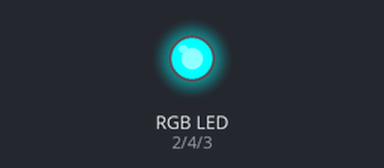
Simulated run of this sketch. Board: Arduino Uno, built with avr-gcc and run on an emulated ATmega328P. Parts: an RGB LED mixed from three pins (HIGH = lit).

Above: at 0.5 s.
At 1.5 s:
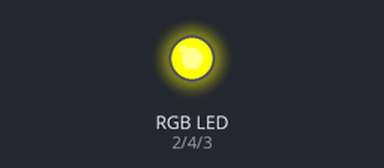
At 5.5 s:
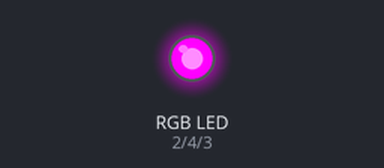
Timing chart, 0 to 6.9 s (numbered marks = the images above):
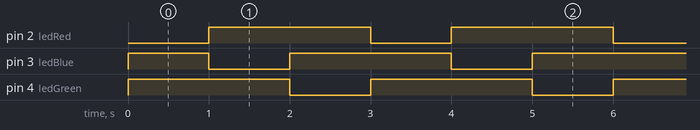

Measured:
- by itself, pin 2 (ledRed), pin 3 (ledBlue), pin 4 (ledGreen): alternates HIGH for 2.0 s and LOW for 1.0 s
- by itself, everything shown: repeats every 3.0 s, in 4 steps

The sketch:

LED_Blink.ino
```cpp
/*
 * LED Blink
 * Turns the RGB LEDs on the LCD Breakout board on/off.
 */

// Identify the LED connections
int ledRed = 2;   // RED
int ledBlue = 3;  // BLUE
int ledGreen = 4;  // GREEN
int ledOFF=HIGH;
int ledON=LOW;

// the setup routine runs once when you press reset:
void setup() {
  // turn the leds off and then set the pins as outputs so that
  // there is no pulse during startup.
  digitalWrite(ledRed, ledOFF);
  digitalWrite(ledBlue, ledOFF);
  digitalWrite(ledGreen, ledOFF);
  pinMode(ledRed, OUTPUT);
  pinMode(ledBlue, OUTPUT);
  pinMode(ledGreen, OUTPUT);
}

// the loop routine runs over and over again forever:
void loop() {
  digitalWrite(ledRed, ledON);
  delay(1000);               // wait for a second
  digitalWrite(ledRed, ledOFF);
  digitalWrite(ledBlue, ledON);
  delay(1000);               // wait for a second
  digitalWrite(ledBlue, ledOFF);
  digitalWrite(ledGreen, ledON);
  delay(1000);               // wait for a second
  digitalWrite(ledGreen, ledOFF);
}
```
